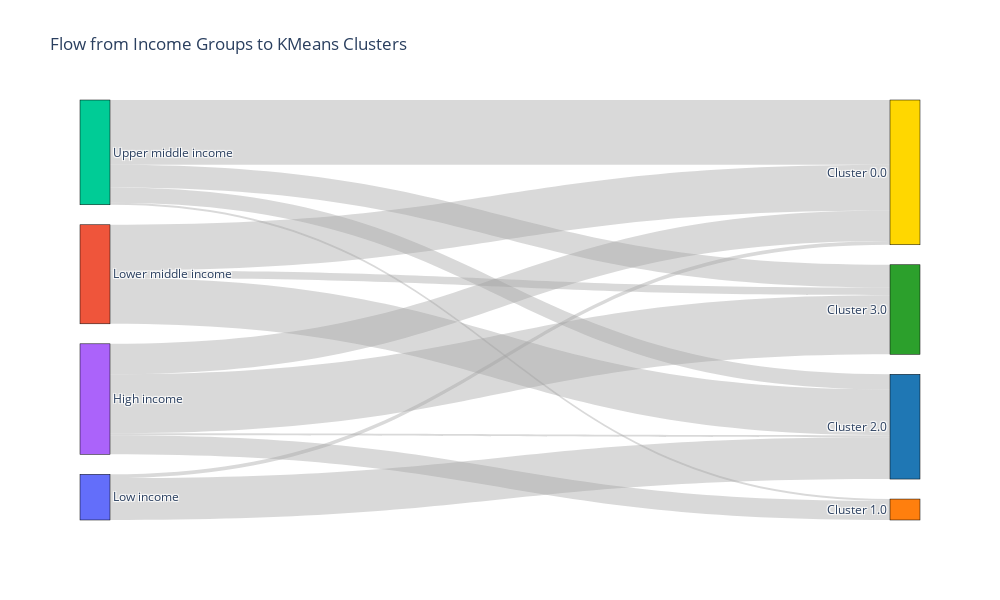

The cell this chart's notebook holds for it:
### Code cell
import plotly.graph_objects as go
import pandas as pd

# Create crosstab
flow_df = pd.crosstab(standardized_df_14['Income_Group'], standardized_df_14['Cluster'])

# Prepare labels
source_labels = list(flow_df.index)
target_labels = [f"Cluster {c}" for c in flow_df.columns]
all_labels = source_labels + target_labels

# Prepare color palettes
color_map = {
    'Low income': '#636EFA',
    'Lower middle income': '#EF553B',
    'Upper middle income': '#00CC96',
    'High income': '#AB63FA'
}
cluster_colors = ['#FFD700', '#FF7F0E', '#1F77B4', '#2CA02C']  # Choose 4 distinct colors

node_colors = [color_map.get(label, 'grey') for label in source_labels] + cluster_colors

# Sankey input: source, target, values
source_indices = []
target_indices = []
values = []

for i, income_group in enumerate(source_labels):
    for j, cluster in enumerate(flow_df.columns):
        count = flow_df.loc[income_group, cluster]
        if count > 0:
            source_indices.append(i)
            target_indices.append(len(source_labels) + j)
            values.append(count)

# Sankey diagram
fig = go.Figure(data=[go.Sankey(
    arrangement="snap",  # Helps spread nodes
    node=dict(
        pad=20,
        thickness=30,
        line=dict(color="black", width=0.5),
        label=all_labels,
        color=node_colors
    ),
    link=dict(
        source=source_indices,
        target=target_indices,
        value=values,
        color="rgba(160,160,160,0.4)"  # Optional: soft grey links
    )
)])

fig.update_layout(
    title_text="Flow from Income Groups to KMeans Clusters",
    font_size=12,
    width=1000,
    height=600
)
fig.show()

### Figure 1 — Plotly figure (JSON) as saved in the notebook; plotly's stock layout.template omitted (floating-point values rounded to 4 significant figures)
{"data": [{"arrangement": "snap", "link": {"color": "rgba(160,160,160,0.4)", "source": [0, 0, 0, 0, 1, 1, 2, 2, 2, 3, 3, 3, 3], "target": [4, 5, 6, 7, 4, 6, 4, 6, 7, 4, 5, 6, 7], "value": [16, 10, 1, 31, 2, 22, 24, 24, 4, 34, 1, 8, 12]}, "node": {"color": ["#AB63FA", "#636EFA", "#EF553B", "#00CC96", "#FFD700", "#FF7F0E", "#1F77B4", "#2CA02C"], "label": ["High income", "Low income", "Lower middle income", "Upper middle income", "Cluster 0.0", "Cluster 1.0", "Cluster 2.0", "Cluster 3.0"], "line": {"color": "black", "width": 0.5}, "pad": 20, "thickness": 30}, "type": "sankey"}], "layout": {"font": {"size": 12}, "height": 600, "title": {"text": "Flow from Income Groups to KMeans Clusters"}, "width": 1000}}
